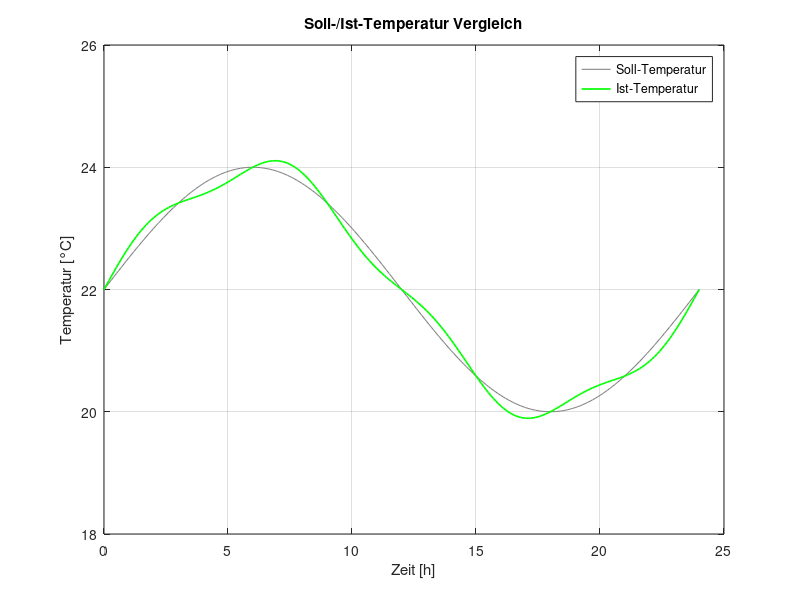
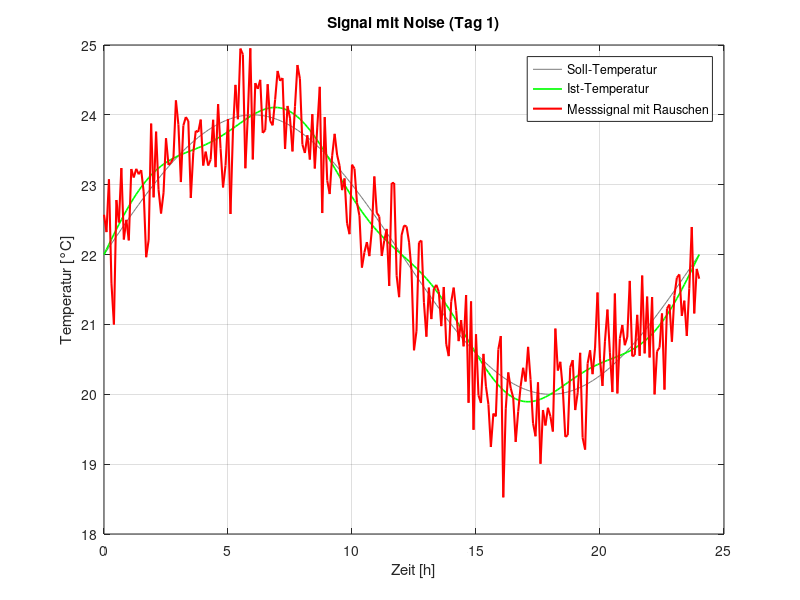
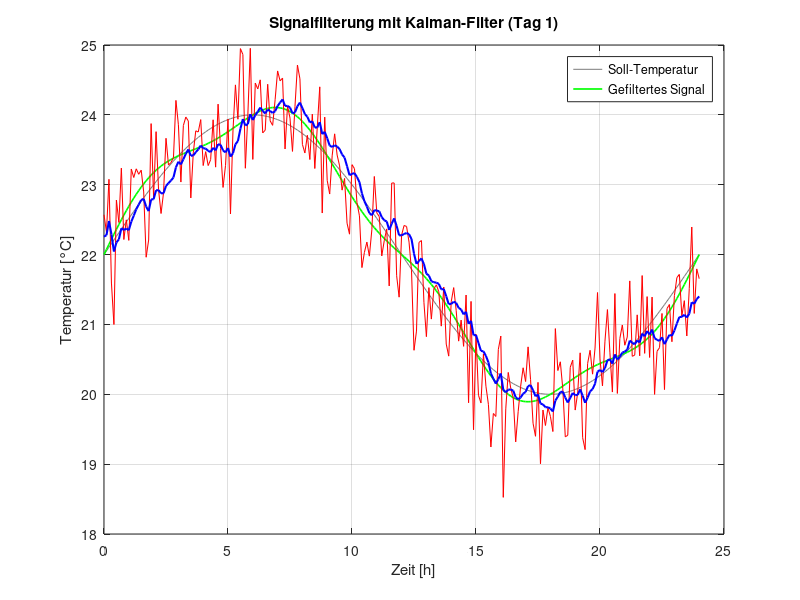
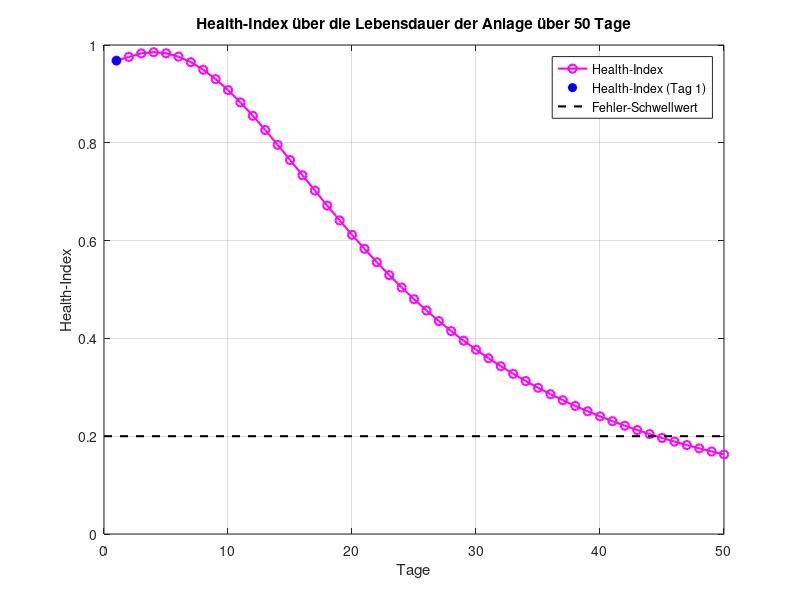

Write MATLAB code to recreate these figures, in order.
% MATLAB-Skript: Signalfilterung mit Kalman-Filter und MNQE-Berechnung

% 1. Initialisierung
clc;
clear;

% Zeitparameter
ts = 0.1;  % Abtastzeit
T = 24;    % Gesamtdauer eines Tages [Stunden]
days = 50; % Anzahl der Tage
t = 0:ts:T; % Zeitvektor für einen Tag
analyzedDay = 1; % Tag der analysiert wird
failureLimit = 0.2; % Fehler-Schwellwert 

% Generierung des Referenzsignals (ideale Solltemperatur)
ref_signal = 22 + 2 * sin(2 * pi * t / 24); % Sinusförmige Solltemperatur über einen Tag

% Generierung der geregelten Temperatur (ohne Noise)
controlled_signal = ref_signal + 0.00002 * cos(2 * pi * t / 12) + 0.2 * sin(2 * pi * t / 6); % Geregelte Temperatur mit struktureller Verzerrung



% Generierung des verrauschten Messsignals
noise = 0.5 * randn(size(t));
measured_signal = controlled_signal + noise; % Verrauschtes Signal

% 2. Kalman-Filter Implementierung
% Initialisierung der Variablen
n = length(t);
filtered_signal = zeros(1, n);
P = 0.4;       % Anfangswert der Fehlerkovarianz
Q = 0.01;      % Prozessrauschen
R = 0.5;      % Messrauschen

% P = 2;         % Anfangswert der Fehlerkovarianz
% Q = 0.01;      % Prozessrauschen
% R = 0.25;      % Messrauschen


x_est = 22;    % Initiale Schätzung des Zustands

% Platzhalter für verschlechterte Signale, gefilterte Signale und Health-Index
all_degraded_signals = zeros(days, n); % Verschlechterte Signale für alle Tage
all_filtered_signals = zeros(days, n); % Gefilterte Signale für alle Tage
mnqe_values = zeros(1, days); % MNQE-Werte pro Tag
all_health_indices = zeros(days, 1); % Health-Index für jeden Tag und Zeitpunkt

for day = 1:days
    % Verschlechterung nur ab dem zweiten Tag
    if day > 1
        degradation_factor = 0.1 * (day - 1); % Erhöhungsfaktor ab Tag 2
        all_degraded_signals(day, :) = measured_signal + degradation_factor * cos(2 * pi * t / 24);
    else
        all_degraded_signals(day, :) = measured_signal; % Keine Verschlechterung am ersten Tag
    end

    % Kalman-Filter erneut anwenden für das verschlechterte Signal
    for k = 1:n
        x_pred = x_est;
        P_pred = P + Q;
        K = P_pred / (P_pred + R);
        x_est = x_pred + K * (all_degraded_signals(day, k) - x_pred);
        P = (1 - K) * P_pred;
        filtered_signal(k) = x_est;

        % Health-Index für jeden Zeitpunkt berechnen
        mnqe = mean(((filtered_signal(1:k) - ref_signal(1:k)) / std(ref_signal(1:k))).^2);
        all_health_indices(day, end) = 1 / (1 + mnqe);
    end

    % Gefiltertes Signal speichern
    all_filtered_signals(day, :) = filtered_signal;

    % MNQE für diesen Tag berechnen
    mnqe_values(day) = mean(((filtered_signal - ref_signal) / std(ref_signal)).^2);
end

Meas_errorSignal=controlled_signal-measured_signal;
Est_errorSignal=controlled_signal-all_filtered_signals(analyzedDay, :);


MeasErrCov = sum(Meas_errorSignal.*Meas_errorSignal)/length(Meas_errorSignal);
EstErrCov = sum(Est_errorSignal.*Est_errorSignal)/length(Est_errorSignal);

% 3. Ergebnisse visualisieren

figure(1)
plot(t, ref_signal,'color', [.5 .5 .5], 'LineWidth', 0.75); hold on;
plot(t, controlled_signal, 'g-', 'LineWidth', 1.2);
legend('Soll-Temperatur', 'Ist-Temperatur');
xlabel('Zeit [h]');
ylabel('Temperatur [°C]');
title('Soll-/Ist-Temperatur Vergleich');
grid on;
ylim([18 26])


figure(2)
plot(t, ref_signal,'color', [.5 .5 .5], 'LineWidth', 0.75); hold on;
plot(t, controlled_signal, 'g-', 'LineWidth', 1.2);
plot(t, all_degraded_signals(analyzedDay, :), 'r-', 'LineWidth', 1.5);
legend('Soll-Temperatur','Ist-Temperatur', 'Messsignal mit Rauschen');
xlabel('Zeit [h]');
ylabel('Temperatur [°C]');
title(['Signal mit Noise (Tag ',num2str(analyzedDay),')']);
grid on;

figure(3)
plot(t, ref_signal,'color', [.5 .5 .5], 'LineWidth', 0.75); hold on;
plot(t, controlled_signal, 'g-', 'LineWidth', 1.2);
plot(t, all_degraded_signals(analyzedDay, :), 'r-', 'LineWidth', 0.75);
plot(t, all_filtered_signals(analyzedDay, :), 'b-', 'LineWidth', 1.5);
legend('Soll-Temperatur','Ist-Temperatur', 'Messsignal mit Rauschen', 'Gefiltertes Signal ');
legend('Soll-Temperatur','Gefiltertes Signal ');
xlabel('Zeit [h]');
ylabel('Temperatur [°C]');
title(['Signalfilterung mit Kalman-Filter (Tag ',num2str(analyzedDay),')']);
grid on;



figure(4)
plot(1:days, all_health_indices, 'm-o', 'LineWidth', 1.5);
hold on
plot(analyzedDay, all_health_indices(analyzedDay),'bo','MarkerFaceColor','b');
plot([0,days],[failureLimit,failureLimit],'--k', 'LineWidth', 1.5)
legend('Health-Index', ['Health-Index (Tag ' ,num2str(analyzedDay),')'],'Fehler-Schwellwert');
xlabel('Tage');
ylabel('Health-Index');
title(['Health-Index über die Lebensdauer der Anlage über ',num2str(days), ' Tage']);
grid on;

% Ergebnis-Anzeige
fprintf('Der berechnete EstErrCov beträgt: %.4f\n', EstErrCov);


